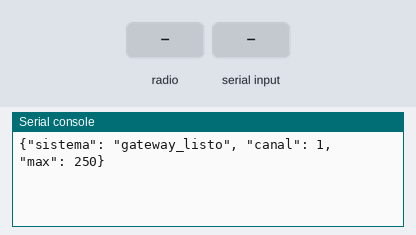
Simulated run of this program. Board: ESP32 board running MicroPython. Shown: the last lines printed to the serial console. The inputs (shaded band) are chosen by the test bench. The board's own WiFi access point starts at once.

Above: at 1.2 s.
1.3 s: radio message "|" arrives
At 1.7 s:
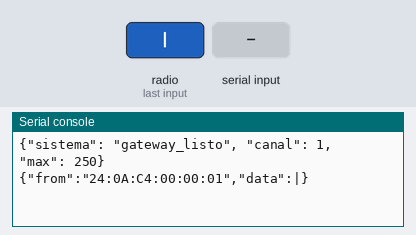
2.8 s: "|" typed at the serial console, then Enter
At 4.0 s:
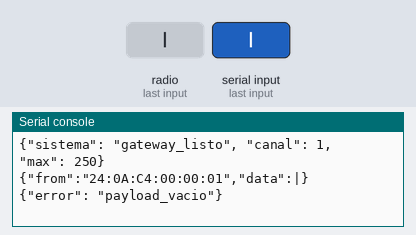
4.3 s: radio message "payload" arrives
At 5.2 s:
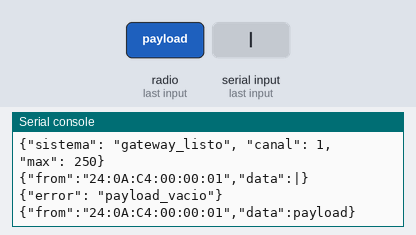
5.8 s: "payload" typed at the serial console, then Enter
At 6.4 s:
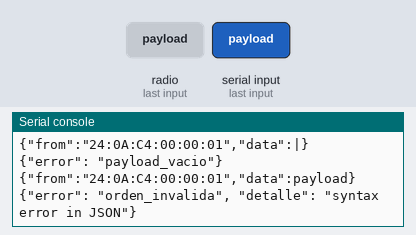
7.3 s: radio message "reglas" arrives
At 8.5 s:
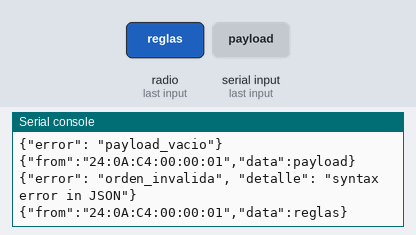
8.8 s: "5" typed at the serial console, then Enter
At 9.8 s:
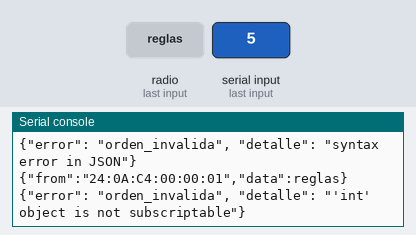

Measured:
- after the input at 1.3 s, the serial console: prints a new line at once (image 1)
- after the input at 2.8 s, the serial console: prints a new line at once (image 2)
- after the input at 4.3 s, the serial console: prints a new line at once (image 3)
- after the input at 5.8 s, the serial console: prints a new line at once (image 4)
- after the input at 7.3 s, the serial console: prints a new line at once (image 5)
- after the input at 8.8 s, the serial console: prints a new line at once (image 6)

The program:

main.py
```python
"""
main.py - Firmware para Gateway bidireccional ESP-NOW a Serial/USB (MicroPython).

Dispositivo: Gateway ESP32
Proyecto: Ena-creaccion

El gateway es un tubo tonto a propósito: no interpreta ni reescribe el
contenido de las tramas. Reenviar los bytes tal cual permite que el nodo
verifique la firma HMAC que calculó la Raspberry Pi y evita que un gateway
comprometido pueda alterar órdenes.

Protocolo del puerto serie (una orden por línea):

    MAC|{"cmd":"tx_begin",...}      formato actual (payload crudo)
    {"node":"MAC","payload":{...}}  formato heredado, se re-serializa

Hacia el host cada trama de radio se publica como:

    {"from":"MAC","data":{...}}
"""
import network
import espnow
import machine
import sys

try:
    import ujson
except ImportError:
    import json as ujson

import select
import time

# ESP-NOW admite 250 bytes de payload; el host firma por debajo de 240.
MAX_PAYLOAD = 250
MAX_LINEA = 1024

# 1. Configurar radio en modo Estación (STA) y fijar canal 1
sta = network.WLAN(network.STA_IF)
sta.active(True)
sta.disconnect()

# Dejar AP activo en canal 1 bloquea el sintetizador de radio del ESP32 en canal 1
ap = network.WLAN(network.AP_IF)
ap.active(True)
try:
    ap.config(channel=1)
except Exception as err:
    print("Aviso canal AP:", err)

e = espnow.ESPNow()
e.active(True)

# Watchdog Timer por hardware (5 segundos): si el chip se bloquea, se reinicia solo
wdt = machine.WDT(timeout=5000)

# Registro de peers en memoria para no exceder los 20 máximos de hardware ESP-NOW
peers_registrados = []
MAX_PEERS = 18  # Margen de seguridad sobre el límite de 20


def registrar_peer(mac_bytes):
    """Registra un nodo destino con política LRU para no desbordar la tabla."""
    if mac_bytes in peers_registrados:
        peers_registrados.remove(mac_bytes)
        peers_registrados.append(mac_bytes)
        return True
    try:
        if len(peers_registrados) >= MAX_PEERS:
            peer_antiguo = peers_registrados.pop(0)
            try:
                e.del_peer(peer_antiguo)
            except OSError:
                pass
        e.add_peer(mac_bytes)
        peers_registrados.append(mac_bytes)
        return True
    except Exception as err:
        sys.stdout.write(f'{{"error":"peer_error","detalle":"{str(err)}"}}\n')
        return False


def mac_texto_a_bytes(mac_str):
    """Convierte 'AA:BB:CC:DD:EE:FF' en bytes; lanza ValueError si no es válida."""
    partes = mac_str.strip().split(":")
    if len(partes) != 6:
        raise ValueError("formato_mac")
    return bytes(int(parte, 16) for parte in partes)


def emitir(objeto):
    sys.stdout.write(ujson.dumps(objeto) + "\n")


def procesar_orden(linea):
    """
    Interpreta una línea del host y la transmite por radio.

    No modifica el payload: en el formato con tubería se envía exactamente el
    texto recibido, que es sobre lo que el nodo comprueba la firma.
    """
    if "|" in linea:
        mac_texto, payload_texto = linea.split("|", 1)
        payload_texto = payload_texto.strip()
        if not payload_texto:
            emitir({"error": "payload_vacio"})
            return
    else:
        # Formato heredado {"node": ..., "payload"/"reglas"/"cmd": ...}
        try:
            paquete = ujson.loads(linea)
            mac_texto = paquete["node"]
            payload_obj = paquete.get("payload", paquete.get("reglas", paquete.get("cmd")))
            payload_texto = ujson.dumps(payload_obj)
        except Exception as err:
            emitir({"error": "orden_invalida", "detalle": str(err)})
            return

    try:
        mac_destino = mac_texto_a_bytes(mac_texto)
    except Exception:
        emitir({"error": "mac_invalida", "detalle": mac_texto})
        return

    bytes_payload = payload_texto.encode("utf-8")
    if len(bytes_payload) > MAX_PAYLOAD:
        emitir({
            "error": "payload_muy_grande",
            "max": MAX_PAYLOAD,
            "bytes": len(bytes_payload),
        })
        return

    if not registrar_peer(mac_destino):
        return

    try:
        ack = e.send(mac_destino, bytes_payload)
        emitir({
            "sistema": "tx",
            "node": mac_texto.strip().upper(),
            "ok": bool(ack),
            "bytes": len(bytes_payload),
        })
    except Exception as err:
        emitir({"error": "gateway_error", "detalle": str(err)})


# 2. Monitoreo del puerto serie no bloqueante
poll = select.poll()
poll.register(sys.stdin, select.POLLIN)

emitir({"sistema": "gateway_listo", "canal": 1, "max": MAX_PAYLOAD})

buffer_serie = ""

while True:
    wdt.feed()
    hubo_actividad = False

    # --- A. Paquetes entrantes desde los nodos (Radio -> Serie) ---
    # Se drenan varios por vuelta para no acumular retraso con muchas balizas.
    for _ in range(4):
        try:
            resultado = e.recv(0)
        except OSError:
            break
        if not resultado:
            break
        host, msg = resultado[0], resultado[1]
        if not msg:
            break
        hubo_actividad = True
        mac_origen = ":".join("%02X" % b for b in host)
        try:
            # Se inserta el JSON tal cual llegó: sin re-serializar.
            sys.stdout.write(
                '{"from":"%s","data":%s}\n' % (mac_origen, msg.decode("utf-8"))
            )
        except UnicodeError:
            sys.stdout.write('{"from":"%s","error":"trama_corrupta"}\n' % mac_origen)
        except Exception:
            sys.stdout.write('{"from":"%s","error":"trama_ilegible"}\n' % mac_origen)

    # --- B. Órdenes entrantes desde el Host (Serie -> Radio) ---
    if poll.poll(0):
        while poll.poll(0):
            ch = sys.stdin.read(1)
            if not ch:
                break
            if ch == "\n":
                linea = buffer_serie.strip()
                buffer_serie = ""
                if linea:
                    hubo_actividad = True
                    procesar_orden(linea)
            elif ch != "\r":
                buffer_serie += ch
                if len(buffer_serie) > MAX_LINEA:
                    buffer_serie = ""
                    emitir({"error": "linea_muy_larga"})

    if not hubo_actividad:
        time.sleep_ms(2)
```
